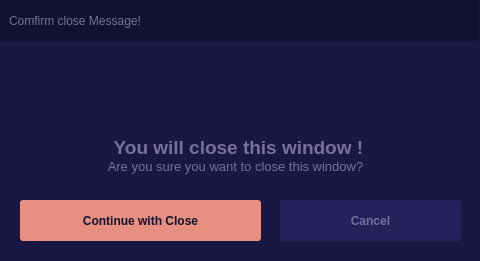
<?xml version="1.0" encoding="UTF-8"?>
<ui version="4.0">
 <class>confirm_close_msg</class>
 <widget class="QDialog" name="confirm_close_msg">
  <property name="geometry">
   <rect>
    <x>0</x>
    <y>0</y>
    <width>480</width>
    <height>261</height>
   </rect>
  </property>
  <property name="windowTitle">
   <string>Dialog</string>
  </property>
  <property name="styleSheet">
   <string notr="true">QDialog{
	background-color: rgb(26, 24, 66);
	color: rgb(117, 112, 153);
	border:0;
}
QLabel, QTextEdit, QFrame{
	background-color: transparent;
	color: rgb(117, 112, 153);
	border:0;
}
#confirm_close_btn{
	background-color: rgb(231, 143, 129);
	color: rgb(18, 17, 47);
}
QPushButton {
    background-color: rgb(38, 33, 91);
	color: rgb(117, 112, 153);
    border-radius: 3px;
    border-color: rgb(222, 70, 72);
    font: bold 12px;
    padding: 6px;
}
QPushButton:pressed {
    background-color: rgb(44, 34, 104);
}
#warning_btn{
    background-color: transparent;
}</string>
  </property>
  <widget class="QPushButton" name="confirm_close_btn">
   <property name="geometry">
    <rect>
     <x>20</x>
     <y>200</y>
     <width>241</width>
     <height>41</height>
    </rect>
   </property>
   <property name="styleSheet">
    <string notr="true"/>
   </property>
   <property name="text">
    <string>Continue with Close</string>
   </property>
  </widget>
  <widget class="QPushButton" name="cancel_btn">
   <property name="geometry">
    <rect>
     <x>280</x>
     <y>200</y>
     <width>181</width>
     <height>41</height>
    </rect>
   </property>
   <property name="styleSheet">
    <string notr="true"/>
   </property>
   <property name="text">
    <string>Cancel</string>
   </property>
  </widget>
  <widget class="QFrame" name="dialog_nav">
   <property name="geometry">
    <rect>
     <x>-1</x>
     <y>0</y>
     <width>480</width>
     <height>41</height>
    </rect>
   </property>
   <property name="styleSheet">
    <string notr="true">#dialog_nav{
	background-color: rgb(18, 17, 47);
    border: none;
}
</string>
   </property>
   <property name="frameShape">
    <enum>QFrame::Shape::StyledPanel</enum>
   </property>
   <property name="frameShadow">
    <enum>QFrame::Shadow::Raised</enum>
   </property>
   <widget class="QPushButton" name="close_dialog_btn">
    <property name="geometry">
     <rect>
      <x>450</x>
      <y>10</y>
      <width>21</width>
      <height>21</height>
     </rect>
    </property>
    <property name="styleSheet">
     <string notr="true">QPushButton{
    background-color: transparent;
	padding:15px;
	border:0;
}
</string>
    </property>
    <property name="text">
     <string/>
    </property>
    <property name="icon">
     <iconset resource="../ico.qrc">
      <normaloff>:/png/icons/close_red.png</normaloff>:/png/icons/close_red.png</iconset>
    </property>
    <property name="iconSize">
     <size>
      <width>10</width>
      <height>10</height>
     </size>
    </property>
   </widget>
   <widget class="QLabel" name="label_8">
    <property name="geometry">
     <rect>
      <x>10</x>
      <y>10</y>
      <width>141</width>
      <height>21</height>
     </rect>
    </property>
    <property name="styleSheet">
     <string notr="true"/>
    </property>
    <property name="text">
     <string>Comfirm close Message!</string>
    </property>
   </widget>
  </widget>
  <widget class="QLabel" name="label">
   <property name="geometry">
    <rect>
     <x>210</x>
     <y>60</y>
     <width>60</width>
     <height>60</height>
    </rect>
   </property>
   <property name="text">
    <string/>
   </property>
   <property name="pixmap">
    <pixmap resource="../ico.qrc">:/png/icons/warning.png</pixmap>
   </property>
   <property name="scaledContents">
    <bool>true</bool>
   </property>
  </widget>
  <widget class="QTextEdit" name="textEdit">
   <property name="geometry">
    <rect>
     <x>90</x>
     <y>130</y>
     <width>291</width>
     <height>51</height>
    </rect>
   </property>
   <property name="styleSheet">
    <string notr="true">line-height: 50px;</string>
   </property>
   <property name="verticalScrollBarPolicy">
    <enum>Qt::ScrollBarPolicy::ScrollBarAlwaysOff</enum>
   </property>
   <property name="horizontalScrollBarPolicy">
    <enum>Qt::ScrollBarPolicy::ScrollBarAlwaysOff</enum>
   </property>
   <property name="html">
    <string>&lt;!DOCTYPE HTML PUBLIC &quot;-//W3C//DTD HTML 4.0//EN&quot; &quot;http://www.w3.org/TR/REC-html40/strict.dtd&quot;&gt;
&lt;html&gt;&lt;head&gt;&lt;meta name=&quot;qrichtext&quot; content=&quot;1&quot; /&gt;&lt;meta charset=&quot;utf-8&quot; /&gt;&lt;style type=&quot;text/css&quot;&gt;
p, li { white-space: pre-wrap; }
hr { height: 1px; border-width: 0; }
li.unchecked::marker { content: &quot;\2610&quot;; }
li.checked::marker { content: &quot;\2612&quot;; }
&lt;/style&gt;&lt;/head&gt;&lt;body style=&quot; font-family:'Segoe UI'; font-size:9pt; font-weight:400; font-style:normal;&quot;&gt;
&lt;p align=&quot;center&quot; style=&quot; margin-top:0px; margin-bottom:0px; margin-left:0px; margin-right:0px; -qt-block-indent:0; text-indent:0px;&quot;&gt;&lt;span style=&quot; font-size:16pt; font-weight:700;&quot;&gt; &lt;/span&gt;&lt;span style=&quot; font-size:14pt; font-weight:700;&quot;&gt;You will close this window !&lt;/span&gt;&lt;/p&gt;
&lt;p align=&quot;center&quot; style=&quot; margin-top:0px; margin-bottom:0px; margin-left:0px; margin-right:0px; -qt-block-indent:0; text-indent:0px;&quot;&gt;&lt;span style=&quot; font-size:10pt;&quot;&gt;Are you sure you want to close this window?&lt;/span&gt;&lt;/p&gt;&lt;/body&gt;&lt;/html&gt;</string>
   </property>
  </widget>
 </widget>
 <resources>
  <include location="../ico.qrc"/>
 </resources>
 <connections/>
</ui>
